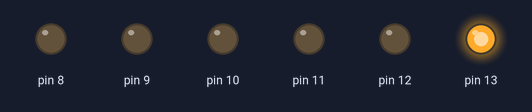
The sketch below on a simulated Arduino Uno, built with avr-gcc and run on an emulated ATmega328P. Shown: output pins drawn as LEDs (lit = HIGH).

Above: at 0.2 s.
At 1.2 s:
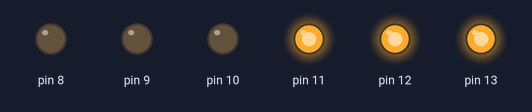
At 1.7 s:
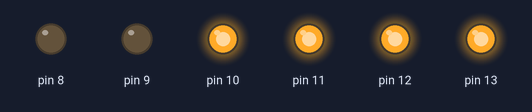
At 2.2 s:
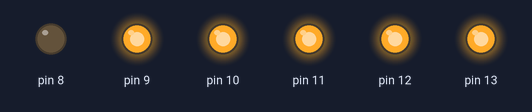
At 3.8 s:
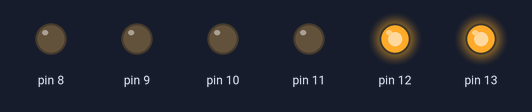
At 5.8 s:
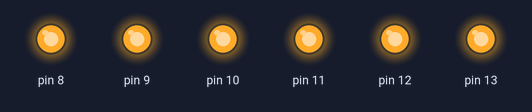
Timing chart, 0 to 7.1 s (numbered marks = the images above):
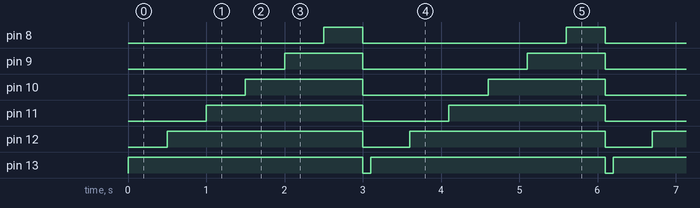

The sketch:

arduino-led-blinking-night-rider-project.ino
```cpp
void setup() {
pinMode(13,OUTPUT);
pinMode(12,OUTPUT);
pinMode(11,OUTPUT);
pinMode(10,OUTPUT);
pinMode(9,OUTPUT);
pinMode(8,OUTPUT);
}

void loop() {
  // put your main code here, to run repeatedly:
digitalWrite (13,HIGH);
delay (500);
digitalWrite (12,HIGH);
delay (500);
digitalWrite (11,HIGH);
delay (500);
digitalWrite (10,HIGH);
delay (500);
digitalWrite (9,HIGH);
delay (500);
digitalWrite (8,HIGH);
delay (500);
digitalWrite (8,LOW);
digitalWrite (9,LOW);
digitalWrite (10,LOW);
digitalWrite (11,LOW);
digitalWrite (12,LOW);
digitalWrite (13,LOW);
delay (100);
}
```

Measured:
- by itself, pin 8: alternates HIGH for 0.50 s and LOW for 2.6 s
- by itself, pin 9: alternates HIGH for 1.0 s and LOW for 2.1 s
- by itself, pin 10: alternates HIGH for 1.5 s and LOW for 1.6 s
- by itself, pin 11: alternates HIGH for 2.0 s and LOW for 1.1 s
- by itself, pin 12: alternates HIGH for 2.5 s and LOW for 0.60 s
- by itself, pin 13: alternates HIGH for 3.0 s and LOW for 0.10 s
